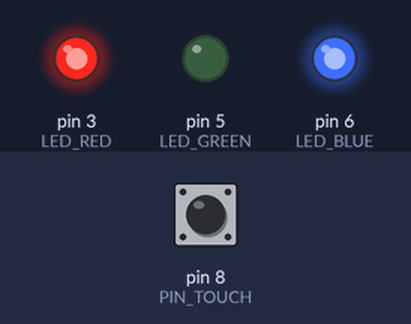
A sketch run on a simulated Arduino Uno, built with avr-gcc and run on an emulated ATmega328P. On the bench: output pins drawn as LEDs (lit = HIGH). Inputs (shaded band) come from the test bench; at power-on: pin 8 (PIN_TOUCH) LOW. Random numbers use the default seed unless the sketch sets one; what the sketch prints to the serial monitor is not drawn.

Above: at 1.2 s.
1.3 s: pin 8 (PIN_TOUCH) pulled HIGH for 0.15 s
Timing chart, 0 to 4.3 s (numbered marks = the images above; inputs shaded):
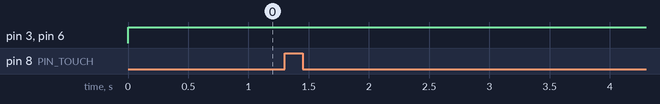

The sketch:

WalkingRobot_Torben.ino
```cpp
#include <Wire.h>
#include "StateController.h"

StateController *sc;


void setup()
{
	Serial.begin(9600);
 sc = new StateController();
}


void loop(){
	sc->StateMachine();
 delay(100 );

}
```

ColorController.h
```cpp
#ifndef COLORCONTROLLER_H__
#define COLORCONTROLLER_H__

#define LED_RED 3
#define LED_GREEN 5
#define LED_BLUE 6
class ColorController
{
  public:
  typedef struct
{
  uint32_t r,g,b;
}Color_t;
  private:

  Color_t colors[10];
  public:


  ColorController()
  {
    pinMode(LED_RED, OUTPUT);
    pinMode(LED_GREEN, OUTPUT);
    pinMode(LED_BLUE, OUTPUT);
    colors[0] = {255, 0, 0};
    colors[1] = {130, 255, 0};
    colors[2] = {0, 0, 255};
    colors[3] = {255, 255, 125};
    colors[4] = {0, 255, 255};
    colors[5] = {255, 0, 255};
  }
  ~ColorController()
  {

  }
  void setColor(uint32_t id)
 {
  //Serial.println("ID: "+String(id));
  Color_t color = colors[id];
 // if(color)
  //{
    //Serial.println("ID: "+String(id));
    analogWrite(LED_RED, color.r);
    analogWrite(LED_GREEN, color.g);
    analogWrite(LED_BLUE, color.b);
 // }
}


};
#endif
```

Controller.h
```cpp
#ifndef CONTROLLER_H__
#define CONTROLLER_H__
#include <inttypes.h>
//#include <Adafruit_PWMServoDriver.h>
#include "DataAnalyse.h"
#include "ColorController.h"
#include <Servo.h>
#include <stdlib.h>


#if 1
#define PIN_TRIGGER 13
#define PIN_ECHO    12
#else
#define PIN_TRIGGER 12
#define PIN_ECHO    13
#endif
#define PIN_TOUCH 8

#define SENSOR_TOUCH_MAX_DELAY (300)
#define SERVO_FREQ 50 // Analog servos run at ~50 Hz updates
#define SENSOR_MAX_RANGE 300 // in cm

#define SERVO_BACK_DISTANCE 70
#define SERVO_FORWARD_DISTANCE 115
#define SERVO_CENTRED 95
#define STEP_DELAY 160
#define STOP_DISTANCE 10  //stop distance in cm

//#include <String.h>
#define WRAPPERACTIVE

#ifdef DANCE
char walkingForward[] = {50, 105,
                         115, 115,
                         105, 50,
                         70, 70
                        };

#endif
#ifdef WALKRIGHT
char walkingForward[] = {45, 90,
                         45, 135,
                         55, 90,
                         90, 90
                        };
#endif
#if 0
char walkingForward[] = {90, 45,
                         135, 45,
                         90, 55,
                         90, 90
                        };
#else
char walkingForward[] = {SERVO_BACK_DISTANCE, SERVO_FORWARD_DISTANCE,
                         SERVO_FORWARD_DISTANCE, SERVO_FORWARD_DISTANCE,
                         SERVO_FORWARD_DISTANCE, SERVO_BACK_DISTANCE,
                         SERVO_BACK_DISTANCE, SERVO_BACK_DISTANCE
                        };
                        #endif
class Controller {
  private:
  DataAnalyse *m_Da;
  ColorController * m_Color;
  int32_t m_Distance;
  uint32_t m_ValidDistance;
  uint32_t m_WalkDirection;
  uint32_t m_SelectedProgramm;
  Servo m_Front;
  Servo m_Back;
  uint32_t lastState;      // the previous state from the input pin
  uint32_t currentState;         // the current reading from the input pin
  uint32_t timestamp;
  uint32_t timeNow;
  uint32_t timeDif;
  uint32_t selector;
  uint32_t counter;
#ifndef WRAPPERACTIVE
  //Adafruit_PWMServoDriver m_Pwm;

  #endif


  public:
  enum {
    DISTANCE_UNCHANGED  = 0,
    DISTANCE_SHORT      = 1,
    DISTANCE_FAR        = 2,
    FRONT               =  9,
    BACK                =  10,
    LEFTFORWARD         = 110,
    CENTER              =  95,
    RIGHTFORWARD        =  70,
    ACTION_TURN_LEFT = 1,
    ACTION_TURN_RIGHT = 2,
  };

  typedef double float64_t;

  Controller() : lastState(LOW),currentState(0),timestamp(0),counter(0){

  }
  ~Controller(){
    if(m_Da)
    {
      delete(m_Da);
      m_Da = NULL;
    }
  }

  void Init() {
    Serial.println("Ab hier ist der Fehler");
    m_Da = new DataAnalyse();
    m_Color = new ColorController();
#ifndef WRAPPERACTIVE
Serial.println("DEBUG1 hallo");
#if 1
    pinMode(PIN_TRIGGER, OUTPUT);
    pinMode(PIN_ECHO, INPUT);
    m_Front.attach(FRONT,500,2500);
    m_Back.attach(BACK,500,2500);
    Serial.println("Attached");

#else
    pinMode(PIN_TRIGGER, OUTPUT);
    pinMode(PIN_ECHO, INPUT);
    m_Pwm = Adafruit_PWMServoDriver();
    m_Pwm.begin();
    //m_Pwm.setOscillatorFrequency(27000000);
    m_Pwm.setPWMFreq(SERVO_FREQ);  // Analog servos run at ~50 Hz updates
#endif
#endif
    Serial.println("Init done\n");
  }


  uint32_t CalculatePulse(uint32_t angle) {
    uint32_t rv = angle*11.1111+500;//(angle/180+1)*1000;//;

    //Serial.println("Pulse: "+ String(rv));
    return rv;
  }

  void SetMovementDirection(uint32_t state)
  {
    m_WalkDirection = state;
  }
  void Turn(uint32_t walkdirection)
  {
    Serial.println("m_WalkDirection: " + String(walkdirection));
    switch(walkdirection)
    {
      default:
        break;
      case ACTION_TURN_LEFT:
      m_Color->setColor(walkdirection);
        //walkBackAndTurnLeft();
        moveLeft();
        break;
      case ACTION_TURN_RIGHT:
      m_Color->setColor(walkdirection);
        moveRight();
        break;
    }

  }
  void setColor(uint32_t id)
  {
    m_Color->setColor(id);
  }
  uint32_t getDistance()
  {
    //Serial.println("m_Da->getValidDistance(): " + String(m_Da->getValidDistance()));
    return m_Da->getDataResult();
  }
#ifdef WRAPPERACTIVE
	int32_t distance = (rand() % 100);
	//Serial.println("Random distance value: "+ String(distance));
	bool
	MeasureDistance()
	{
    bool rv = true;
	  m_Distance = distance + ( rand() % 20 );
    m_Distance = ( m_Distance < 1) ? STOP_DISTANCE : m_Distance;
    //Serial.println("Random distance value: "+ String(m_Distance));
    m_Da->ProceedValue(m_Distance);
    return rv;
  }

#else
  bool MeasureDistance(){
    m_Color->setColor(3);
    bool rv = false;
    uint32_t distance = 0;
    digitalWrite(PIN_TRIGGER, LOW);
    delayMicroseconds(2);

    digitalWrite(PIN_TRIGGER, HIGH);
    delayMicroseconds(10);

    digitalWrite(PIN_TRIGGER, LOW);
    uint32_t duration = pulseIn(PIN_ECHO, HIGH);
    distance = (duration)/58.82;

    Serial.println("Distance raw: "+ String(distance));
    if ( ( distance < SENSOR_MAX_RANGE ) && (distance > 0 ) ) {
      //Serial.println("Valid");
      m_Da->ProceedValue(distance);
      rv = true;
    }
    return rv;
  }
#endif


  void moveLeft() {
    Serial.println("Turn Left");
    RotateServo(BACK, 110);
    RotateServo(FRONT, 140);
    delay(100);
    RotateServo(FRONT, CENTER);
    delay(50);
    RotateServo(BACK, CENTER);
    delay(140);
  }


  void moveRight() {
    Serial.println("Turn Right");
    RotateServo(BACK, 70);
    RotateServo(FRONT, 40);
    delay(100);
    RotateServo(FRONT, CENTER);
    delay(50);
    RotateServo(BACK, CENTER);
    delay(140);
  }

  void stepForward()
  {
    m_Color->setColor(4);
    for (int n = 0; n < 4; n++)
    {
      RotateServo(FRONT,walkingForward[n * 2]);
      RotateServo(BACK,walkingForward[(n * 2) + 1]);
      delay(STEP_DELAY);
    }
  }
void walkBackAndTurnLeft()  {
  Serial.println("Walkbackandturn left");
  for (int n = 0; n < 14; n++) {
    RotateServo(FRONT, CENTER);
    RotateServo(BACK, SERVO_BACK_DISTANCE - 40);
    delay(200);
    RotateServo(FRONT,SERVO_FORWARD_DISTANCE);
    RotateServo(BACK,SERVO_FORWARD_DISTANCE + 20);
    delay(300);
  }
  RotateServo(FRONT,CENTER);
  RotateServo(BACK,CENTER);
  delay(300);
}


  void RotateServo(uint32_t id, uint32_t angle)
  {
     uint32_t pulse = CalculatePulse(angle);
#ifdef WRAPPERACTIVE
     //Serial.println("Angle " + String(pulse) + " at id " + String(id) + ". ");
#else
    if( id == FRONT)
    {
       m_Front.write(pulse);
    }
    if( id == BACK)
    {
      m_Back.write(pulse);
    }
#endif
  }
  uint32_t getProgrammState()
  {
    return m_SelectedProgramm;
  }
  void checkButton()
  {
    bool rv = false;
    currentState = digitalRead(PIN_TOUCH);

     if(lastState == LOW && currentState == HIGH || lastState == HIGH && currentState == LOW)//
     {
        m_SelectedProgramm++;
        rv = true;
        timeNow = millis();

        timeDif = timeNow - timestamp;
        timestamp = timeNow;
        uint32_t resetTime = SENSOR_TOUCH_MAX_DELAY;
        if(timeDif < resetTime )
        {
          m_SelectedProgramm = 0;

        }
        Serial.println("Selected value is" + String(counter)+ " Time dif: "+ String(timeDif)+" Reset time: "+ String(resetTime));

     }
     lastState = currentState;
  }


};
#endif
```

DataAnalyse.h
```cpp
#ifndef DATAANALYSE_H__
#define DATAANALYSE_H__


#include <Vector.h>
#define DATA_HYST_LOW ( 10 )

#define DATA_HYST_HIGH ( 20 )
#define DATA_ELEMENTS (3)
#define DATA_MIN_CROP_SIZE (3)
#define DATA_ELEMENT_CROP ((DATA_ELEMENTS < DATA_MIN_CROP_SIZE) ? 0 : 1)
#define DATA_ELEMENT_CROPPED_SIZE ( DATA_ELEMENTS - 2 * DATA_ELEMENT_CROP )
class DataAnalyse
{

  public:
  enum
  {

  };
  typedef struct
  {
    uint32_t distance;
    uint8_t hyst;
  }ValidData_t;

  DataAnalyse() : m_HighestValueInDataSet(0)
  {
    m_Data.setStorage(m_EmptyArray);
  }
  ~DataAnalyse()
  {
  }
  uint32_t getDataResult(uint32_t type = 0)
  {
    uint32_t rv = (0 == type) ? m_Result.hyst : m_Result.distance;
    return rv;
  }
  Vector<uint32_t> CopyIntVec(Vector<uint32_t> *data,int32_t offset)
  {
     Vector<uint32_t> rv;
     uint32_t value;
     rv.setStorage(m_EmptyArray2);
     size_t dataLen = data->size();


    //Serial.println("CopyIntVec DataLen: "+String(dataLen));
    for(size_t i = offset; i < dataLen; i++)
    {
      value = data->at(i);
      m_HighestValueInDataSet = (value > m_HighestValueInDataSet) ? value : m_HighestValueInDataSet;
      rv.push_back(value);
    }
    return rv;
  }
  void PrintIntVec(Vector<uint32_t> *data)
  {
    #ifdef DEBUG
     size_t dataLen = data->size();
     Serial.print("[");
     for(size_t i = 0; i < dataLen; i++)
     {
        Serial.print(String(data->at(i)) + ",");
     }
     Serial.println("]");
     #endif
  }

  Vector<uint32_t> SortIntVec(Vector<uint32_t> *data,bool dir)
  {
    Vector<uint32_t> rv;
    size_t dataLen = data->size();
    rv.setStorage(m_EmptyArray);
    for(size_t i = 1; i <  m_HighestValueInDataSet+1; i++)
    {
      for(size_t j = 0; j <  dataLen; j++)
      {
        if(data->at(j) == i)
        {
         // Serial.println("Data :DD " + String(data->at(j)));
           rv.push_back(i);
        }
      }
    }
    return rv;
  }
  void EvaluateData(Vector<uint32_t> *data)
  {
    uint32_t val = 0;
    int32_t counter = 0;
    for(size_t i = DATA_ELEMENT_CROP; i < data->size() - DATA_ELEMENT_CROP; i++)
    {
      val += data->at(i);
      counter++;
    }
    val = ( counter < 2 ) ? ( (0 == val) ? data->at(0) : val ) : (val/counter);
    m_Result.distance = val; // saved generated data to storage
    Serial.println("Distance after analyse: " + String(val));
    if(val < DATA_HYST_LOW)
    {
      m_Result.hyst = 1;
    }
    else if (val > DATA_HYST_HIGH)
    {
      m_Result.hyst = 2;
    }


  }
  void sortData(Vector<uint32_t> *data)
  {
    m_WorkingData = CopyIntVec(data,0);

    uint32_t sizeNew = m_WorkingData.size();
    PrintIntVec(data);
    m_WorkingData = SortIntVec(&m_WorkingData,false);
    PrintIntVec(&m_WorkingData);
    uint32_t sizeOld = data->size();
   // Serial.print("Value in working data: " + String(m_WorkingData.at(sizeNew-1)));
   // Serial.println("old: " + String(sizeOld) + " New: " + String(sizeNew));
  }
  void ProceedValue(int32_t val)
  {
    uint32_t rv = 0;
    //Serial.println("\nValue raw: " + String(val));
    if(m_Data.size() > ( DATA_ELEMENTS - 1 )  )
    {
      m_Data = CopyIntVec(&m_Data,1); // shift
    }
    m_Data.push_back(val);
    sortData(&m_Data);
    EvaluateData(&m_Data);

  }
private:
  Vector<uint32_t> m_Data;
  Vector<uint32_t> m_WorkingData;
  ValidData_t m_Result;
  uint32_t m_HighestValueInDataSet;
  uint32_t m_EmptyArray[DATA_ELEMENTS];
  uint32_t m_EmptyArray2[DATA_ELEMENTS];

};
#endif
```

StateController.h
```cpp
#ifndef STATECONTROLLER_H__
#define STATECONTROLLER_H__

#include "Controller.h"

class StateController
{
  private:
  uint32_t m_Distance;
  Controller *m_Controller;
  uint32_t m_State;
  uint32_t m_WalkDirection;
  uint32_t m_TurnCount;
  bool m_Working;

  public:
  enum {
    STM_MOVE_CENTER,
    STM_MOVE_LEFT,
    STM_MOVE_RIGHT,
    STM_MOVE_FORWARD,
    STM_MOVE_BACKWARD,
    STM_MEASURE_DISTANCE,
    STM_VALIDATE_DISTANCE,
    STM_CHOOSE_DIRECTION,
    STM_CHECK_CONTINUE,

    ACTION_MOVE_FORWARD,
    TURN_UNTIL_FAILTURE = 30,
  };

  StateController() : m_WalkDirection(0)
  {
    m_State = STM_MOVE_CENTER;
    m_Working = true;
    m_Controller = new Controller();
    m_Controller->Init();
   // Serial.println("Init done of StateController");
  }
  ~StateController()
  {
    if(m_Controller)
    {
      delete m_Controller;
      m_Controller = NULL;
    }
  }

  void StateMachine()
  {
    uint32_t distanceResult;
    bool validResult = false;
    uint32_t programmStatus = 0;
    //m_Controller->testMove();
      switch(m_State)
      {
        default: /// fallthough

        case STM_CHECK_CONTINUE:
          m_Controller->checkButton();
          programmStatus = m_Controller->getProgrammState();
          if(programmStatus>0)
          {
            validResult = false;
            m_State = STM_MEASURE_DISTANCE;
          }
          else
          {
            Serial.println("Wait for activation");
          }
          break;
        case STM_MOVE_CENTER:
        m_Controller->setColor(5);
        #if 1
          m_Controller->RotateServo(Controller::FRONT,Controller::CENTER);
          m_Controller->RotateServo(Controller::BACK,Controller::CENTER);


        #else

          delay(2000);
          m_Controller->RotateServo(Controller::FRONT,0);
          m_Controller->RotateServo(Controller::BACK,0);
          delay(2000);
          m_Controller->RotateServo(Controller::FRONT,180);
          m_Controller->RotateServo(Controller::BACK,180);
          delay(2000);
          #endif
          m_State = STM_CHECK_CONTINUE;
          //m_State = STM_MOVE_CENTER;
          break;
          #if 0
        case STM_MOVE_LEFT:
          break;
        case STM_MOVE_RIGHT:
          break;
        case STM_MOVE_FORWARD:
          break;
#endif
        case STM_MOVE_BACKWARD:
          break;
          case STM_MEASURE_DISTANCE:

            validResult = m_Controller->MeasureDistance();
            if(validResult)
            {
              m_State = STM_VALIDATE_DISTANCE;
              validResult = false;
            }
          break;
        case STM_VALIDATE_DISTANCE:
          distanceResult = m_Controller->getDistance();
          Serial.println("Hyst result: " + String(distanceResult));
          if(Controller::DISTANCE_SHORT == distanceResult)
          {
            m_State = STM_CHOOSE_DIRECTION;
          }
          else if (Controller::DISTANCE_FAR == distanceResult)
          {
            m_Controller->SetMovementDirection(ACTION_MOVE_FORWARD);

            Serial.println("Move Forward");
            m_Controller->stepForward();
            m_WalkDirection = 0;
            m_State = STM_MEASURE_DISTANCE;
          }

          break;

        case STM_CHOOSE_DIRECTION:
          if (0 == m_WalkDirection)
          {
            m_WalkDirection = rand() % 2 + 1;
            Serial.println("New Walking direction");

          }
          else
          {
            m_TurnCount++;

            if(m_TurnCount > TURN_UNTIL_FAILTURE)
            {
              Serial.println("Generate oposite walking dir");
              m_TurnCount = 0;
              m_WalkDirection = 0;//3 - m_WalkDirection;
            }
          }
          //Serial.println("m_WalkDirection: " + String(m_WalkDirection)+" TurnCount: " + String(m_TurnCount));
          m_Controller->Turn(m_WalkDirection);
          m_State = STM_MEASURE_DISTANCE;
          break;

    }


  }

};
#endif
```

Measured:
- after the input at 1.3 s, every drawn part: stays the same
